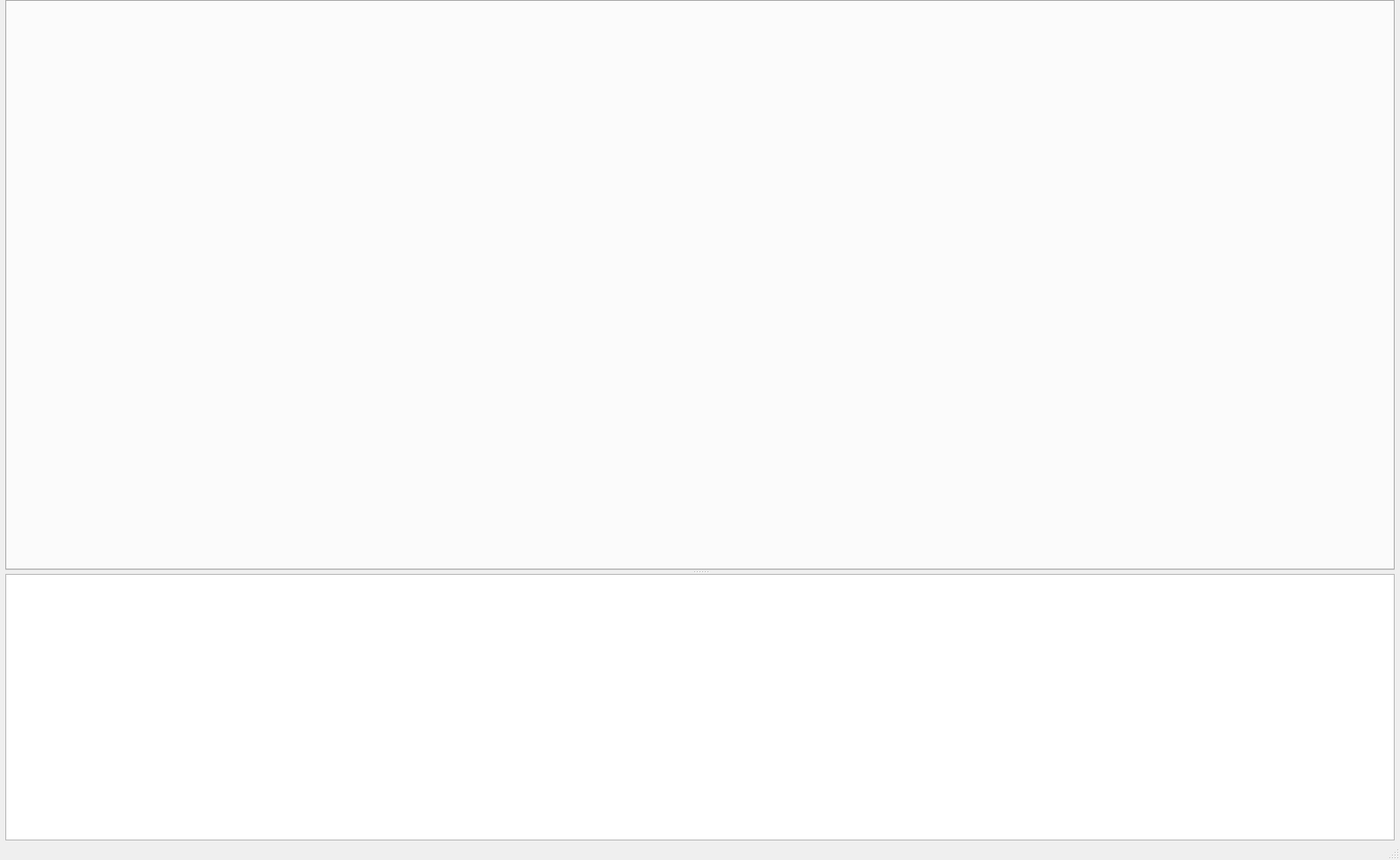
<?xml version="1.0" encoding="UTF-8"?>
<ui version="4.0">
 <class>daquiri</class>
 <widget class="QMainWindow" name="daquiri">
  <property name="geometry">
   <rect>
    <x>0</x>
    <y>0</y>
    <width>1575</width>
    <height>968</height>
   </rect>
  </property>
  <property name="windowTitle">
   <string>daquiri</string>
  </property>
  <property name="iconSize">
   <size>
    <width>18</width>
    <height>18</height>
   </size>
  </property>
  <property name="documentMode">
   <bool>false</bool>
  </property>
  <widget class="QWidget" name="centralWidget">
   <layout class="QGridLayout" name="gridLayout_2">
    <property name="leftMargin">
     <number>6</number>
    </property>
    <property name="topMargin">
     <number>0</number>
    </property>
    <property name="rightMargin">
     <number>6</number>
    </property>
    <property name="bottomMargin">
     <number>0</number>
    </property>
    <item row="0" column="0">
     <widget class="QSplitter" name="splitter">
      <property name="orientation">
       <enum>Qt::Vertical</enum>
      </property>
      <widget class="QTabWidget" name="tabs">
       <property name="enabled">
        <bool>true</bool>
       </property>
       <property name="sizePolicy">
        <sizepolicy hsizetype="Preferred" vsizetype="Expanding">
         <horstretch>0</horstretch>
         <verstretch>0</verstretch>
        </sizepolicy>
       </property>
       <property name="minimumSize">
        <size>
         <width>0</width>
         <height>0</height>
        </size>
       </property>
       <property name="maximumSize">
        <size>
         <width>16777215</width>
         <height>16777215</height>
        </size>
       </property>
       <property name="currentIndex">
        <number>-1</number>
       </property>
       <property name="elideMode">
        <enum>Qt::ElideNone</enum>
       </property>
       <property name="documentMode">
        <bool>false</bool>
       </property>
       <property name="tabsClosable">
        <bool>false</bool>
       </property>
       <property name="movable">
        <bool>true</bool>
       </property>
      </widget>
      <widget class="QTextEdit" name="logBox">
       <property name="sizePolicy">
        <sizepolicy hsizetype="Preferred" vsizetype="Fixed">
         <horstretch>0</horstretch>
         <verstretch>0</verstretch>
        </sizepolicy>
       </property>
       <property name="minimumSize">
        <size>
         <width>0</width>
         <height>50</height>
        </size>
       </property>
       <property name="maximumSize">
        <size>
         <width>16777215</width>
         <height>300</height>
        </size>
       </property>
       <property name="baseSize">
        <size>
         <width>0</width>
         <height>100</height>
        </size>
       </property>
       <property name="acceptDrops">
        <bool>false</bool>
       </property>
       <property name="undoRedoEnabled">
        <bool>false</bool>
       </property>
       <property name="textInteractionFlags">
        <set>Qt::TextSelectableByKeyboard|Qt::TextSelectableByMouse</set>
       </property>
      </widget>
     </widget>
    </item>
   </layout>
  </widget>
  <widget class="QStatusBar" name="statusBar"/>
 </widget>
 <layoutdefault spacing="6" margin="11"/>
 <resources/>
 <connections/>
</ui>
